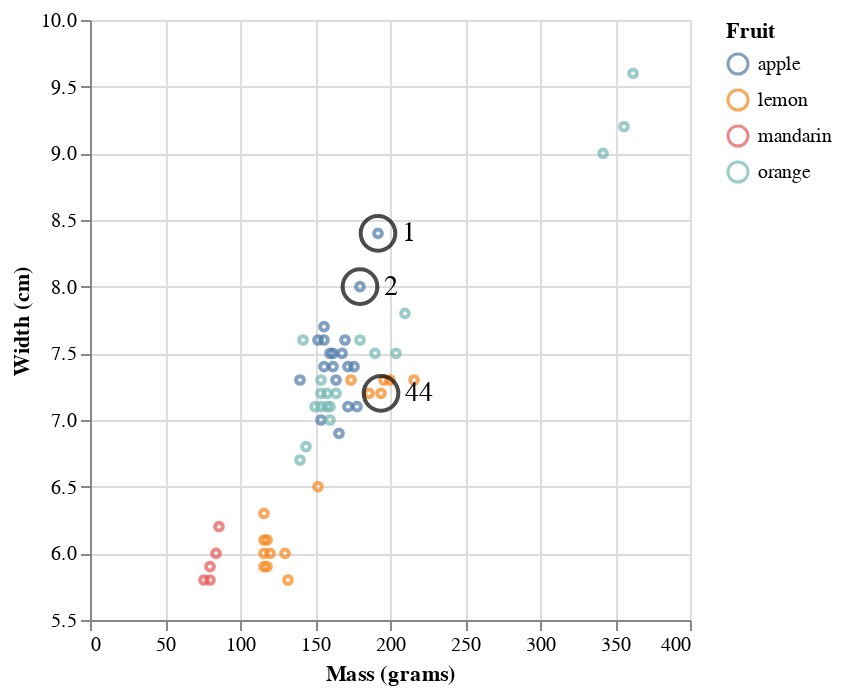

The notebook cell saved with this chart:
### Markdown cell above
What do you notice about your answers from **Question 1.2** & **1.3** that you just calculated? Is it what you would expect given the scatter plot below? Why or why not? Discuss this.

*Hint: Look at where the observations are on the scatterplot in the cell below this question. What might happen if we changed grams into kilograms to measure the mass?*

### Code cell
# Run this cell to see the scatter plot
points = alt.Chart(
    fruit_data.loc[[0, 1, 43], ['mass', 'width']].assign(point_number=[1, 2, 44])
).mark_point(size=300, color='black').encode(
    x='mass',
    y='width',
    text='point_number'
)

fruit_chart + points + points.mark_text(size=14, dx=12, align='left')

### Figure 1 — Vega-Lite specification as saved in the notebook (floating-point values rounded to 4 significant figures)
{"config": {"view": {"continuousWidth": 300, "continuousHeight": 300}}, "layer": [{"data": {"name": "data-b236062e01d2b17b7f6edafaba49d73c"}, "mark": {"type": "point", "size": 15}, "encoding": {"color": {"field": "fruit_name", "title": "Fruit", "type": "nominal"}, "x": {"field": "mass", "title": "Mass (grams)", "type": "quantitative"}, "y": {"field": "width", "scale": {"zero": false}, "title": "Width (cm)", "type": "quantitative"}}}, {"data": {"name": "data-13e61014b383b378cac106971e4aec37"}, "mark": {"type": "point", "color": "black", "size": 300}, "encoding": {"text": {"field": "point_number", "type": "quantitative"}, "x": {"field": "mass", "type": "quantitative"}, "y": {"field": "width", "type": "quantitative"}}}, {"data": {"name": "data-13e61014b383b378cac106971e4aec37"}, "mark": {"type": "text", "align": "left", "dx": 12, "size": 14}, "encoding": {"text": {"field": "point_number", "type": "quantitative"}, "x": {"field": "mass", "type": "quantitative"}, "y": {"field": "width", "type": "quantitative"}}}], "$schema": "https://vega.github.io/schema/vega-lite/v5.8.0.json", "datasets": {"data-b236062e01d2b17b7f6edafaba49d73c": [{"fruit_label": 1, "fruit_name": "apple", "fruit_subtype": "granny_smith", "mass": 192, "width": 8.4, "height": 7.3, "color_score": 0.55}, {"fruit_label": 1, "fruit_name": "apple", "fruit_subtype": "granny_smith", "mass": 180, "width": 8.0, "height": 6.8, "color_score": 0.59}, {"fruit_label": 1, "fruit_name": "apple", "fruit_subtype": "granny_smith", "mass": 176, "width": 7.4, "height": 7.2, "color_score": 0.6}, {"fruit_label": 2, "fruit_name": "mandarin", "fruit_subtype": "mandarin", "mass": 86, "width": 6.2, "height": 4.7, "color_score": 0.8}, {"fruit_label": 2, "fruit_name": "mandarin", "fruit_subtype": "mandarin", "mass": 84, "width": 6.0, "height": 4.6, "color_score": 0.79}, {"fruit_label": 2, "fruit_name": "mandarin", "fruit_subtype": "mandarin", "mass": 80, "width": 5.8, "height": 4.3, "color_score": 0.77}, {"fruit_label": 2, "fruit_name": "mandarin", "fruit_subtype": "mandarin", "mass": 80, "width": 5.9, "height": 4.3, "color_score": 0.81}, {"fruit_label": 2, "fruit_name": "mandarin", "fruit_subtype": "mandarin", "mass": 76, "width": 5.8, "height": 4.0, "color_score": 0.81}, {"fruit_label": 1, "fruit_name": "apple", "fruit_subtype": "braeburn", "mass": 178, "width": 7.1, "height": 7.8, "color_score": 0.92}, {"fruit_label": 1, "fruit_name": "apple", "fruit_subtype": "braeburn", "mass": 172, "width": 7.4, "height": 7.0, "color_score": 0.89}, {"fruit_label": 1, "fruit_name": "apple", "fruit_subtype": "braeburn", "mass": 166, "width": 6.9, "height": 7.3, "color_score": 0.93}, {"fruit_label": 1, "fruit_name": "apple", "fruit_subtype": "braeburn", "mass": 172, "width": 7.1, "height": 7.6, "color_score": 0.92}, {"fruit_label": 1, "fruit_name": "apple", "fruit_subtype": "braeburn", "mass": 154, "width": 7.0, "height": 7.1, "color_score": 0.88}, {"fruit_label": 1, "fruit_name": "apple", "fruit_subtype": "golden_delicious", "mass": 164, "width": 7.3, "height": 7.7, "color_score": 0.7}, {"fruit_label": 1, "fruit_name": "apple", "fruit_subtype": "golden_delicious", "mass": 152, "width": 7.6, "height": 7.3, "color_score": 0.69}, {"fruit_label": 1, "fruit_name": "apple", "fruit_subtype": "golden_delicious", "mass": 156, "width": 7.7, "height": 7.1, "color_score": 0.69}, {"fruit_label": 1, "fruit_name": "apple", "fruit_subtype": "golden_delicious", "mass": 156, "width": 7.6, "height": 7.5, "color_score": 0.67}, {"fruit_label": 1, "fruit_name": "apple", "fruit_subtype": "golden_delicious", "mass": 168, "width": 7.5, "height": 7.6, "color_score": 0.73}, {"fruit_label": 1, "fruit_name": "apple", "fruit_subtype": "cripps_pink", "mass": 162, "width": 7.5, "height": 7.1, "color_score": 0.83}, {"fruit_label": 1, "fruit_name": "apple", "fruit_subtype": "cripps_pink", "mass": 162, "width": 7.4, "height": 7.2, "color_score": 0.85}, {"fruit_label": 1, "fruit_name": "apple", "fruit_subtype": "cripps_pink", "mass": 160, "width": 7.5, "height": 7.5, "color_score": 0.86}, {"fruit_label": 1, "fruit_name": "apple", "fruit_subtype": "cripps_pink", "mass": 156, "width": 7.4, "height": 7.4, "color_score": 0.84}, {"fruit_label": 1, "fruit_name": "apple", "fruit_subtype": "cripps_pink", "mass": 140, "width": 7.3, "height": 7.1, "color_score": 0.87}, {"fruit_label": 1, "fruit_name": "apple", "fruit_subtype": "cripps_pink", "mass": 170, "width": 7.6, "height": 7.9, "color_score": 0.88}, {"fruit_label": 3, "fruit_name": "orange", "fruit_subtype": "spanish_jumbo", "mass": 342, "width": 9.0, "height": 9.4, "color_score": 0.75}, {"fruit_label": 3, "fruit_name": "orange", "fruit_subtype": "spanish_jumbo", "mass": 356, "width": 9.2, "height": 9.2, "color_score": 0.75}, {"fruit_label": 3, "fruit_name": "orange", "fruit_subtype": "spanish_jumbo", "mass": 362, "width": 9.6, "height": 9.2, "color_score": 0.74}, {"fruit_label": 3, "fruit_name": "orange", "fruit_subtype": "selected_seconds", "mass": 204, "width": 7.5, "height": 9.2, "color_score": 0.77}, {"fruit_label": 3, "fruit_name": "orange", "fruit_subtype": "selected_seconds", "mass": 140, "width": 6.7, "height": 7.1, "color_score": 0.72}, {"fruit_label": 3, "fruit_name": "orange", "fruit_subtype": "selected_seconds", "mass": 160, "width": 7.0, "height": 7.4, "color_score": 0.81}, {"fruit_label": 3, "fruit_name": "orange", "fruit_subtype": "selected_seconds", "mass": 158, "width": 7.1, "height": 7.5, "color_score": 0.79}, {"fruit_label": 3, "fruit_name": "orange", "fruit_subtype": "selected_seconds", "mass": 210, "width": 7.8, "height": 8.0, "color_score": 0.82}, {"fruit_label": 3, "fruit_name": "orange", "fruit_subtype": "selected_seconds", "mass": 164, "width": 7.2, "height": 7.0, "color_score": 0.8}, {"fruit_label": 3, "fruit_name": "orange", "fruit_subtype": "turkey_navel", "mass": 190, "width": 7.5, "height": 8.1, "color_score": 0.74}, {"fruit_label": 3, "fruit_name": "orange", "fruit_subtype": "turkey_navel", "mass": 142, "width": 7.6, "height": 7.8, "color_score": 0.75}, {"fruit_label": 3, "fruit_name": "orange", "fruit_subtype": "turkey_navel", "mass": 150, "width": 7.1, "height": 7.9, "color_score": 0.75}, {"fruit_label": 3, "fruit_name": "orange", "fruit_subtype": "turkey_navel", "mass": 160, "width": 7.1, "height": 7.6, "color_score": 0.76}, {"fruit_label": 3, "fruit_name": "orange", "fruit_subtype": "turkey_navel", "mass": 154, "width": 7.3, "height": 7.3, "color_score": 0.79}, {"fruit_label": 3, "fruit_name": "orange", "fruit_subtype": "turkey_navel", "mass": 158, "width": 7.2, "height": 7.8, "color_score": 0.77}, {"fruit_label": 3, "fruit_name": "orange", "fruit_subtype": "turkey_navel", "mass": 144, "width": 6.8, "height": 7.4, "color_score": 0.75}, {"fruit_label": 3, "fruit_name": "orange", "fruit_subtype": "turkey_navel", "mass": 154, "width": 7.1, "height": 7.5, "color_score": 0.78}, {"fruit_label": 3, "fruit_name": "orange", "fruit_subtype": "turkey_navel", "mass": 180, "width": 7.6, "height": 8.2, "color_score": 0.79}, {"fruit_label": 3, "fruit_name": "orange", "fruit_subtype": "turkey_navel", "mass": 154, "width": 7.2, "height": 7.2, "color_score": 0.82}, {"fruit_label": 4, "fruit_name": "lemon", "fruit_subtype": "spanish_belsan", "mass": 194, "width": 7.2, "height": 10.3, "color_score": 0.7}, {"fruit_label": 4, "fruit_name": "lemon", "fruit_subtype": "spanish_belsan", "mass": 200, "width": 7.3, "height": 10.5, "color_score": 0.72}, {"fruit_label": 4, "fruit_name": "lemon", "fruit_subtype": "spanish_belsan", "mass": 186, "width": 7.2, "height": 9.2, "color_score": 0.72}, {"fruit_label": 4, "fruit_name": "lemon", "fruit_subtype": "spanish_belsan", "mass": 216, "width": 7.3, "height": 10.2, "color_score": 0.71}, {"fruit_label": 4, "fruit_name": "lemon", "fruit_subtype": "spanish_belsan", "mass": 196, "width": 7.3, "height": 9.7, "color_score": 0.72}, {"fruit_label": 4, "fruit_name": "lemon", "fruit_subtype": "spanish_belsan", "mass": 174, "width": 7.3, "height": 10.1, "color_score": 0.72}, {"fruit_label": 4, "fruit_name": "lemon", "fruit_subtype": "unknown", "mass": 132, "width": 5.8, "height": 8.7, "color_score": 0.73}, {"fruit_label": 4, "fruit_name": "lemon", "fruit_subtype": "unknown", "mass": 130, "width": 6.0, "height": 8.2, "color_score": 0.71}, {"fruit_label": 4, "fruit_name": "lemon", "fruit_subtype": "unknown", "mass": 116, "width": 6.0, "height": 7.5, "color_score": 0.72}, {"fruit_label": 4, "fruit_name": "lemon", "fruit_subtype": "unknown", "mass": 118, "width": 5.9, "height": 8.0, "color_score": 0.72}, {"fruit_label": 4, "fruit_name": "lemon", "fruit_subtype": "unknown", "mass": 120, "width": 6.0, "height": 8.4, "color_score": 0.74}, {"fruit_label": 4, "fruit_name": "lemon", "fruit_subtype": "unknown", "mass": 116, "width": 6.1, "height": 8.5, "color_score": 0.71}, {"fruit_label": 4, "fruit_name": "lemon", "fruit_subtype": "unknown", "mass": 116, "width": 6.3, "height": 7.7, "color_score": 0.72}, {"fruit_label": 4, "fruit_name": "lemon", "fruit_subtype": "unknown", "mass": 116, "width": 5.9, "height": 8.1, "color_score": 0.73}, {"fruit_label": 4, "fruit_name": "lemon", "fruit_subtype": "unknown", "mass": 152, "width": 6.5, "height": 8.5, "color_score": 0.72}, {"fruit_label": 4, "fruit_name": "lemon", "fruit_subtype": "unknown", "mass": 118, "width": 6.1, "height": 8.1, "color_score": 0.7}], "data-13e61014b383b378cac106971e4aec37": [{"mass": 192, "width": 8.4, "point_number": 1}, {"mass": 180, "width": 8.0, "point_number": 2}, {"mass": 194, "width": 7.2, "point_number": 44}]}}
